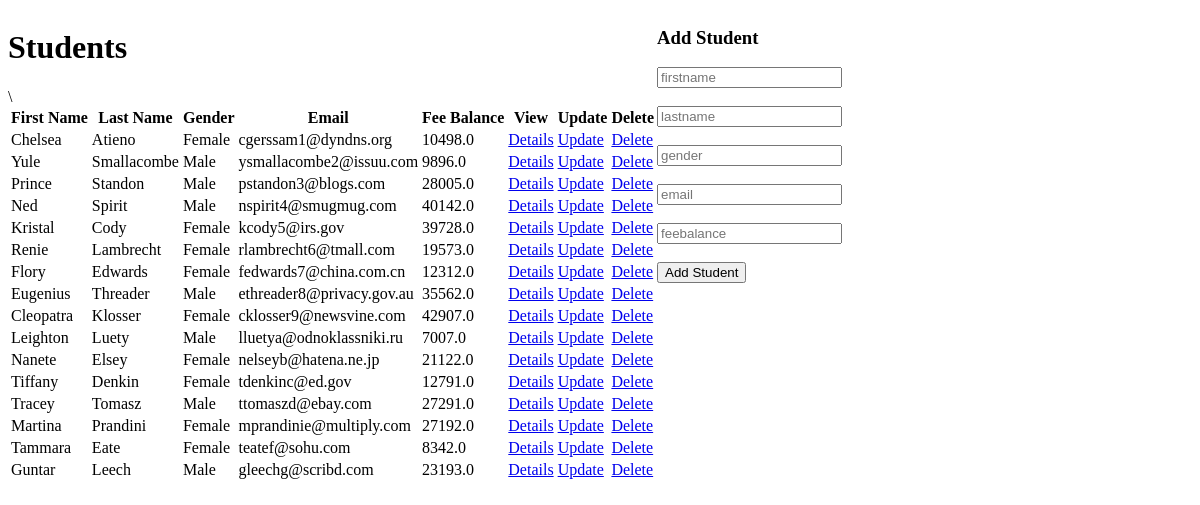
Before: / with the older database file.
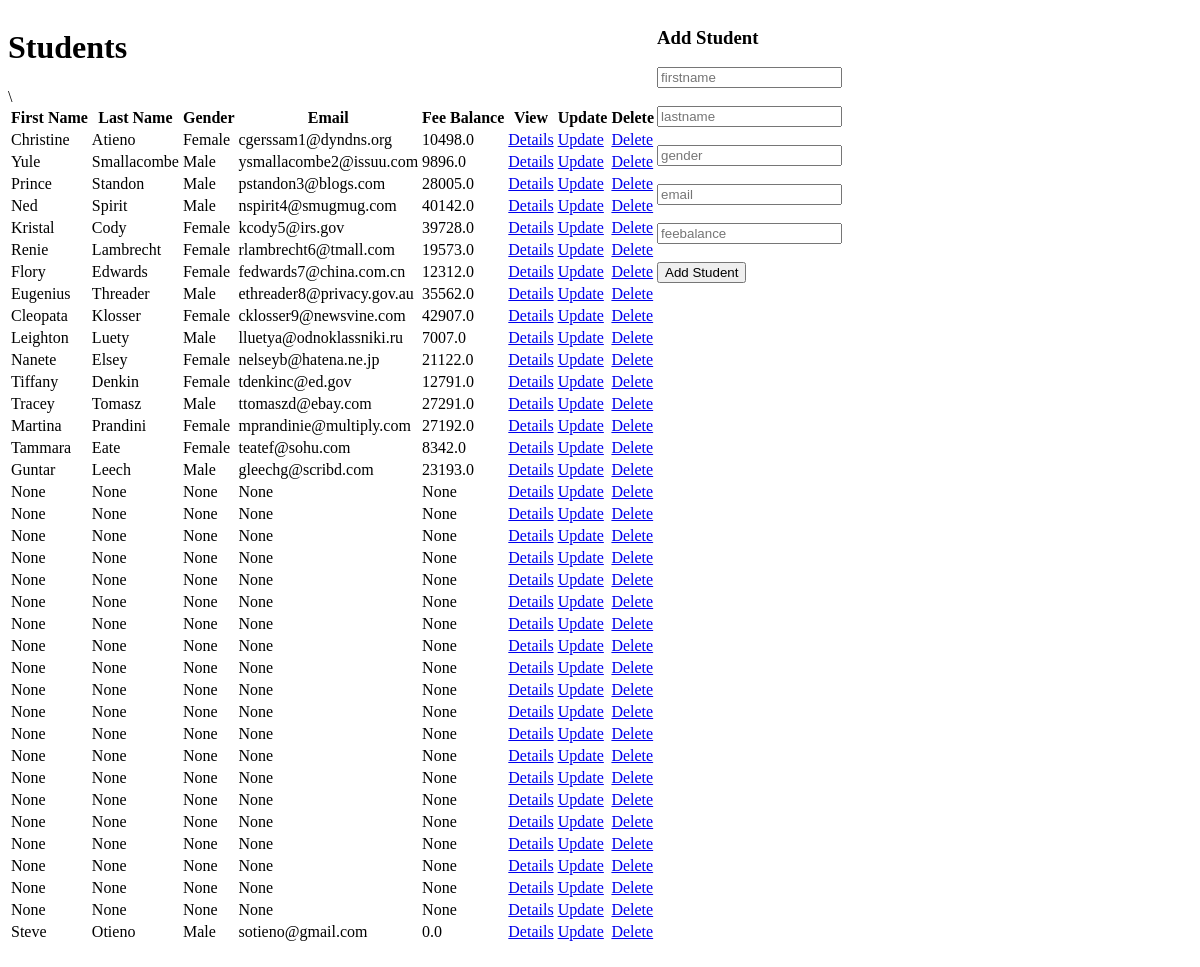
After: the same page with the newer database file.
### models.py (models this page shows, shortened)
class Student(db.Model,SerializerMixin):
    __tablename__='student'
    id=db.Column(db.Integer,primary_key=True)
    firstname=db.Column(db.String)
    lastname=db.Column(db.String)
    email=db.Column(db.String)
    gender=db.Column(db.String)
    feebalance=db.Column(db.Float)
    course = db.relationship('Units',backref='student')

### main.py (the view)
@app.route('/', methods=['GET','POST'])
def index():
    students = Student.query.all()
    if request.method == 'GET':
        return render_template('index.html', students=students)
    if request.method == 'POST':
        new_student = Student(**request.form)
        db.session.add(new_student)
        db.session.commit()
        return render_template('index.html',students=students)

### templates/index.html (shortened to what this page needs)
<div id="container">
    <div id="student-container">
<h1>Students</h1>
<table>
    <tr>
<th>First Name</th>
<th>Last Name</th>
<th>Gender</th>
<th> Email</th>
<th>Fee Balance</th>
<th>View </th>\
<th>Update </th>
<th>Delete </th>
    </tr>
{% for student in students %}
<tr>
    <td>{{ student['firstname']}}</td>
    <td>{{ student['lastname']}}</td>
    <td>{{ student['gender']}}</td>
    <td>{{ student['email']}}</td>
     <td>{{ student['feebalance']}}</td>
     <td><a href={{ url_for('student_by_id', id=student['id'])}}>Details</a></td>
     <td><a href={{ url_for('student_by_id', id=student['id'])}}>Update</a></td>
     <td>
        <a a href={{ url_for('delete_student', id=student['id'])}} >Delete</a>
    </td>
</tr>
{% endfor %}</table>
<br>
<br>
</div>
<form action={{url_for('index')}} method='POST'>
    <h3> Add Student</h3>
<input type='text' name='firstname' placeholder='firstname'><br><br>
<input type='text' name='lastname' placeholder='lastname'><br><br>
<input type='text' name='gender' placeholder='gender'><br><br>
<input type='text' name='email' placeholder='email'><br><br>
<input type='text' name='feebalance' placeholder='feebalance'><br><br>
<input type='submit' value="Add Student"><br><br>
</form>

### templates/index.html (style rules this page uses)
#container { width:100vw; display:flex; flex-direction:row; }

Changed rows visible on the page:
changed Student "Atieno": firstname "Chelsea" → "Christine"
changed Student "Klosser": firstname "Cleopatra" → "Cleopata"
added Student: firstname "None", lastname "None", gender "None", email "None", feebalance "None"
added Student: firstname "None", lastname "None", gender "None", email "None", feebalance "None"
added Student: firstname "None", lastname "None", gender "None", email "None", feebalance "None"
added Student: firstname "None", lastname "None", gender "None", email "None", feebalance "None"
added Student: firstname "None", lastname "None", gender "None", email "None", feebalance "None"
added Student: firstname "None", lastname "None", gender "None", email "None", feebalance "None"
added Student: firstname "None", lastname "None", gender "None", email "None", feebalance "None"
added Student: firstname "None", lastname "None", gender "None", email "None", feebalance "None"
added Student: firstname "None", lastname "None", gender "None", email "None", feebalance "None"
added Student: firstname "None", lastname "None", gender "None", email "None", feebalance "None"
added Student: firstname "None", lastname "None", gender "None", email "None", feebalance "None"
added Student: firstname "None", lastname "None", gender "None", email "None", feebalance "None"
added Student: firstname "None", lastname "None", gender "None", email "None", feebalance "None"
added Student: firstname "None", lastname "None", gender "None", email "None", feebalance "None"
added Student: firstname "None", lastname "None", gender "None", email "None", feebalance "None"
added Student: firstname "None", lastname "None", gender "None", email "None", feebalance "None"
added Student: firstname "None", lastname "None", gender "None", email "None", feebalance "None"
added Student: firstname "None", lastname "None", gender "None", email "None", feebalance "None"
added Student: firstname "None", lastname "None", gender "None", email "None", feebalance "None"
added Student: firstname "None", lastname "None", gender "None", email "None", feebalance "None"
added Student: firstname "Steve", lastname "Otieno", gender "Male", email "sotieno@gmail.com", feebalance "0.0"
